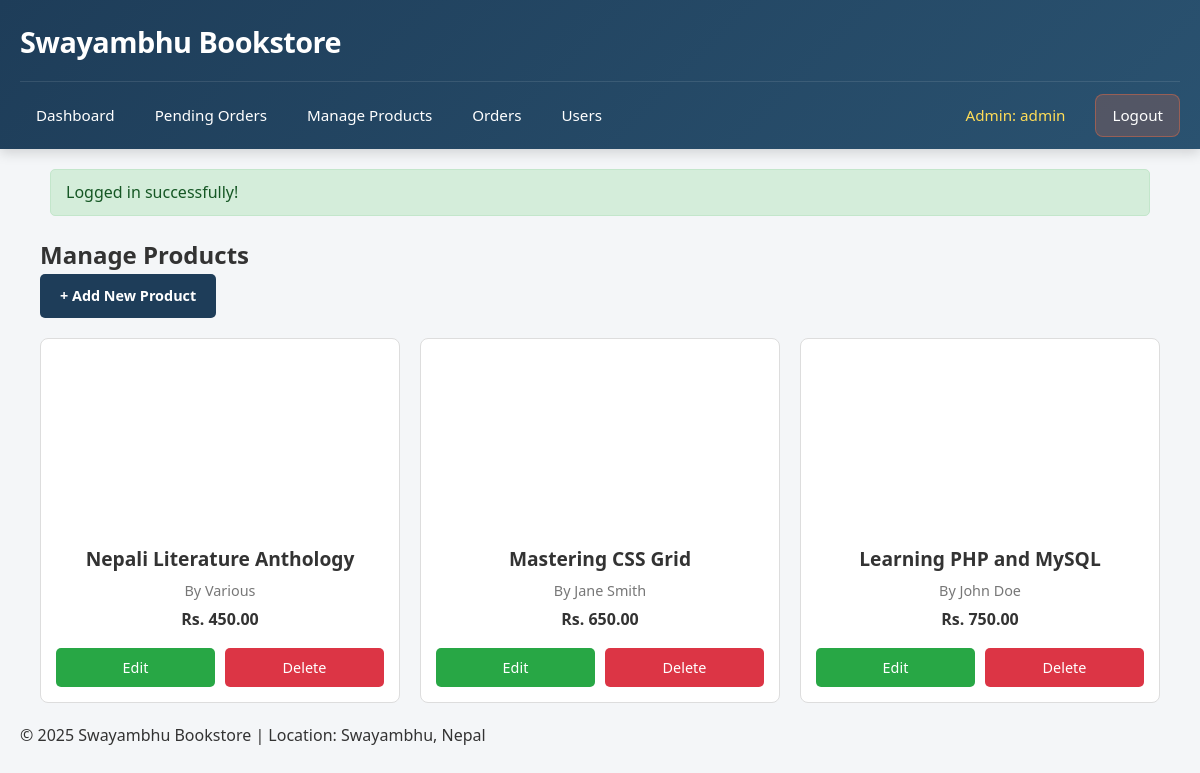
/admin/products.php (signed in), run on the app's committed database.
### tables this page shows
CREATE TABLE IF NOT EXISTS users (
  id INT AUTO_INCREMENT PRIMARY KEY,
  username VARCHAR(50) NOT NULL,
  email VARCHAR(150) NOT NULL UNIQUE,
  password VARCHAR(255) NOT NULL,
  is_admin TINYINT(1) DEFAULT 0,
  created_at DATETIME DEFAULT CURRENT_TIMESTAMP
);

CREATE TABLE IF NOT EXISTS products (
  id INT AUTO_INCREMENT PRIMARY KEY,
  title VARCHAR(255) NOT NULL,
  author VARCHAR(255) DEFAULT '',
  description TEXT,
  price DECIMAL(10,2) NOT NULL DEFAULT 0,
  stock INT NOT NULL DEFAULT 0,
  image VARCHAR(255) DEFAULT '',
  created_at DATETIME DEFAULT CURRENT_TIMESTAMP
);

### functions.php (called while the page is built, shortened)
<?php
function e($s){ return htmlspecialchars($s, ENT_QUOTES, 'UTF-8'); }
function flash_get($key){
    if(isset($_SESSION['flash'][$key])){
        $v = $_SESSION['flash'][$key];
        return $v;
    }
    return null;
}
?>

### admin/products.php (the view, shortened to what this page needs)
<?php
require_once '../functions.php';
$conn = db_connect();
$res = mysqli_query($conn, "SELECT * FROM products ORDER BY id DESC");
include '../includes/header.php';
?>
<section class="container">
  <h2>Manage Products</h2>
  <a href="add-product.php" class="btn add-product">+ Add New Product</a>
  <div class="products-grid admin-grid">
    <?php if ($res && mysqli_num_rows($res) > 0): ?>
      <?php while ($p = mysqli_fetch_assoc($res)): ?>
        <div class="product-card">
          <?php $img = !empty($p['image']) ? UPLOADS_URL . e($p['image']) : BASE_URL . 'placeholder.png'; ?>
          <img src="<?php echo e($img); ?>" alt="<?php echo e($p['title']); ?>" class="product-image">
          <h3><?php echo e($p['title']); ?></h3>
          <p class="muted">By <?php echo e($p['author']); ?></p>
          <p><strong>Rs. <?php echo number_format($p['price'], 2); ?></strong></p>
          <div class="card-buttons">
            <a href="edit-product.php?id=<?php echo (int) $p['id']; ?>" class="btn btn-edit">Edit</a>
            <a href="delete-product.php?id=<?php echo (int) $p['id']; ?>" class="btn btn-delete" onclick="return confirm('Are you sure?');">Delete</a>
          </div>
        </div>
      <?php endwhile; ?>
    <?php else: ?>
      <p>No products found.</p>
    <?php endif; ?>
  </div>
</section>
<?php include '../includes/footer.php'; ?>

### includes/header.php (shortened to what this page needs)
<?php
require_once __DIR__ . '/../functions.php';
$user_name = '';
$is_admin = false;
if(is_logged_in() && isset($conn)) {
    $uid = (int)$_SESSION['user_id'];
    $res_user = mysqli_query($conn, "SELECT username, email FROM users WHERE id={$uid} LIMIT 1");
    if($row_user = mysqli_fetch_assoc($res_user)) {
        $user_name = $row_user['username'];
        $user_email = $row_user['email'];
        if($user_email === 'admin@example.com') {
            $is_admin = true;
        }
    }
}
?>
<!doctype html>
<html lang="en">
<head>
<link rel="stylesheet" href="<?php echo BASE_URL; ?>styles.css?v=<?php echo time(); ?>">
<link rel="stylesheet" href="<?php echo BASE_URL; ?>css/override.css?v=<?php echo time(); ?>">
</head>
<body>
<header class="site-header">
  <div class="header-container">
    <div class="header-top">
      <h1 class="brand">
        <a href="<?php echo $is_admin ? BASE_URL . 'admin/dashboard.php' : BASE_URL . 'index.php'; ?>">
          <?php echo e(SITE_TITLE); ?>
        </a>
      </h1>
    </div>
    <nav class="main-nav">
      <?php if($is_admin): ?>
        <a href="<?php echo BASE_URL; ?>admin/dashboard.php">Dashboard</a>
        <a href="<?php echo BASE_URL; ?>admin/pending-orders.php" style="position: relative;">
          Pending Orders
        </a>
        <a href="<?php echo BASE_URL; ?>admin/products.php">Manage Products</a>
        <a href="<?php echo BASE_URL; ?>admin/orders.php">Orders</a>
        <a href="<?php echo BASE_URL; ?>admin/users.php">Users</a>
        <?php if($user_name): ?><span class="user-name">Admin: <?php echo e($user_name); ?></span><?php endif; ?>
        <a href="<?php echo BASE_URL; ?>logout.php" class="btn-logout">Logout</a>
      <?php endif; ?>
    </nav>
  </div>
</header>
<main class="container">
<?php
if(function_exists('flash_get')) {
    if($msg=flash_get('success')) echo "<div class='flash success'>".e($msg)."</div>";
}
?>

### styles.css (style rules this page uses)
* { box-sizing: border-box; margin: 0; padding: 0; }
body { font-family: 'Segoe UI', Tahoma, Geneva, Verdana, sans-serif; background-color: #f4f6f8; color: #333; line-height: 1.6; }
.site-header { background: linear-gradient(135deg, #1e3d59 0%, #2a5270 100%); color: #fff; box-shadow: 0 4px 12px rgba(0, 0, 0, 0.15); position: sticky; top: 0; z-index: 1000; }
.header-container { max-width: 1400px; margin: 0 auto; padding: 0 20px; }
.header-top { display: flex; align-items: center; gap: 30px; padding: 15px 0; border-bottom: 1px solid rgba(255, 255, 255, 0.1); }
.brand { margin: 0; white-space: nowrap; }
.brand a { color: #fff; text-decoration: none; font-size: 1.8rem; font-weight: 700; letter-spacing: -0.5px; transition: opacity 0.3s ease; }
.main-nav { display: flex; align-items: center; gap: 8px; padding: 12px 0; }
.main-nav a { color: #fff; text-decoration: none; padding: 8px 16px; border-radius: 8px; font-weight: 500; font-size: 0.95rem; transition: all 0.3s ease; white-space: nowrap; }
.user-name { color: #ffdd57; font-weight: 500; font-size: 0.9rem; padding: 0 12px; white-space: nowrap; }
.btn-logout { background: rgba(255, 110, 64, 0.2); border: 1px solid rgba(255, 110, 64, 0.4); }
.flash { max-width: 1100px; margin: 15px auto; padding: 10px 15px; border-radius: 5px; font-weight: 500; }
.flash.success { background-color: #d4edda; color: #155724; border: 1px solid #c3e6cb; }
.container { max-width: 1100px; margin: 20px auto; padding: 0 20px; }
.products-grid { display: grid; grid-template-columns: repeat(auto-fit, minmax(250px, 1fr)); gap: 20px; }
.product-card { background-color: #fff; padding: 15px; border-radius: 8px; text-align: center; border: 1px solid #ddd; transition: transform 0.2s, box-shadow 0.2s; }
.product-card img.product-image { max-width: 100%; height: auto; margin-bottom: 10px; border-radius: 5px; }
.product-card h3 { font-size: 1.2rem; margin-bottom: 5px; }
.product-card p { margin-bottom: 5px; }
.product-card { background: #fff; border-radius: 8px; padding: 15px; text-align: center; border: 1px solid #ddd; transition: transform 0.2s, box-shadow 0.2s; display: flex; flex-direction: column; justify-content: space-between; }
.product-card img.product-image { width: 100%; height: 200px; object-fit: cover; margin-bottom: 10px; border-radius: 5px; }
.card-buttons { display: flex; justify-content: space-between; gap: 10px; margin-top: 10px; }
.muted { color: #777; font-size: 0.9rem; }
.user-name { color: #ffdd57; margin-right: 10px; font-weight: 500; font-size: 0.95rem; }
.products-grid { display: grid; grid-template-columns: repeat(auto-fit, minmax(220px, 1fr)); gap: 1.5rem; }
.product-card { border: 1px solid #ddd; border-radius: 8px; overflow: hidden; background: #fff; display: flex; flex-direction: column; transition: transform 0.2s, box-shadow 0.2s; }
.product-image { width: 100%; height: 220px; object-fit: cover; }
.btn { padding: 0.4rem 0.8rem; border-radius: 4px; border: none; cursor: pointer; text-decoration: none; color: #fff; font-size: 0.9rem; text-align: center; }
.admin-grid { display: grid; grid-template-columns: repeat(auto-fit, minmax(220px, 1fr)); gap: 1.5rem; }
.btn.add-product { display: inline-block; margin-bottom: 20px; padding: 10px 20px; background-color: #1e3d59; color: #fff; text-decoration: none; border-radius: 5px; font-weight: bold; transition: background-color 0.3s; }
.btn-edit { background-color: #28a745; color: #fff; padding: 5px 10px; border-radius: 4px; text-decoration: none; }
.btn-delete { background-color: #dc3545; color: #fff; padding: 5px 10px; border-radius: 4px; text-decoration: none; }

### css/override.css (style rules this page uses)
.header-container { display: block !important; }
.container { max-width: 1400px !important; }

### data on the page
users: username "admin"
products: title "Nepali Literature Anthology", author "Various", price "450.00"
products: title "Mastering CSS Grid", author "Jane Smith", price "650.00"
products: title "Learning PHP and MySQL", author "John Doe", price "750.00"

### other printed values
SITE_TITLE "Swayambhu Bookstore"
$msg "Logged in successfully!"
SITE_LOCATION "Swayambhu, Nepal"
